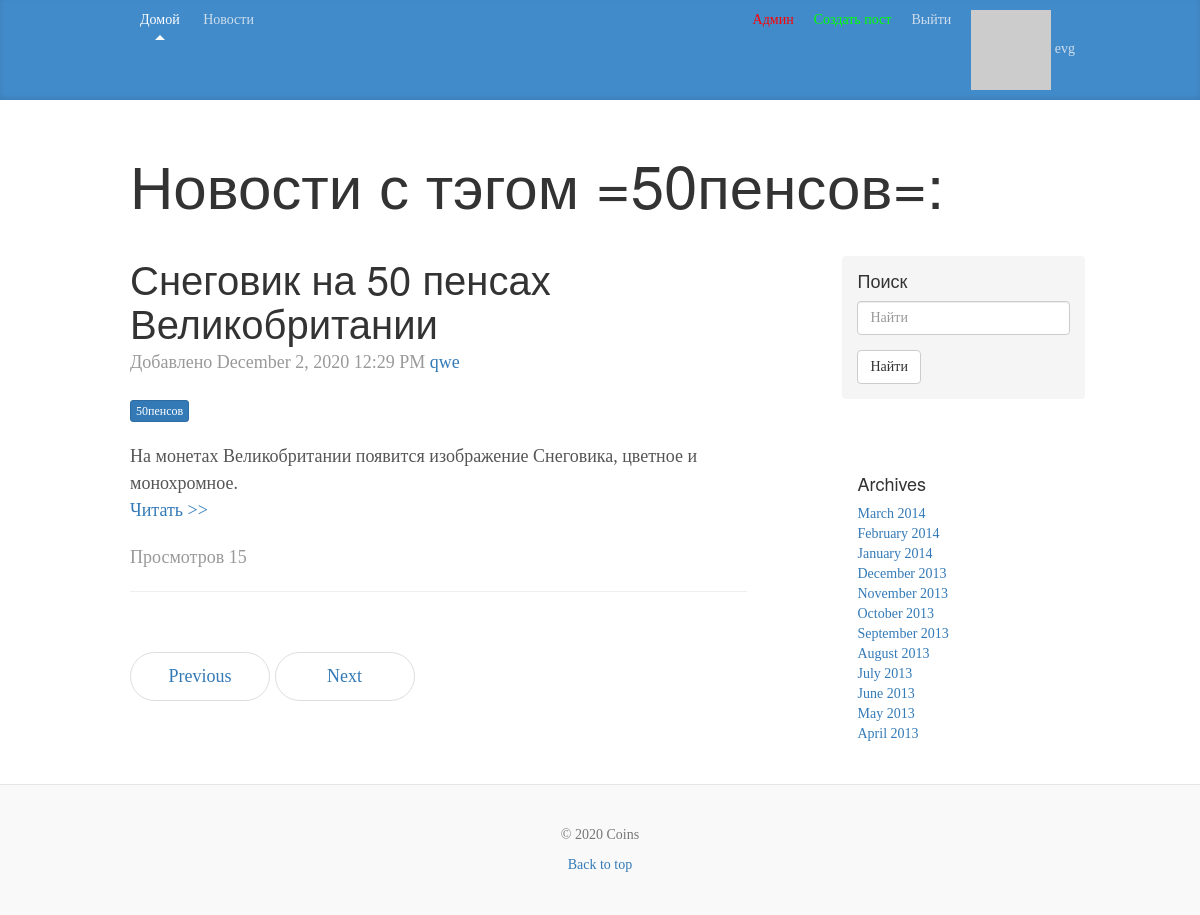
/news_tag/50pensov2020-12-03-08-39-55-361983 (signed in), run on the app's committed database.
### app/models.py (models this page shows, shortened)
class User(db.Model, UserMixin):
    __tablename__ = 'user'
    id = db.Column(db.Integer, primary_key=True)
    email = db.Column(db.String(255), unique=True)
    username = db.Column(db.String(255), unique=True, index=True)
    password_hash = db.Column(db.String(255))
    active = db.Column(db.Boolean())
    confirmed_at = db.Column(db.DateTime())
    name = db.Column(db.String(64))
    location = db.Column(db.String(64))
    member_since = db.Column(db.DateTime(), default=datetime.utcnow)
    about_me = db.Column(db.String(140))
    last_seen = db.Column(db.DateTime, default=datetime.utcnow)
    avatar_hash = db.Column(db.String(32))
    roles = db.relationship('Role', secondary='roles_users', backref=db.backref('users', lazy='dynamic'))
    posts = db.relationship('Post', backref='author', lazy='dynamic')
    img = db.relationship('StorageImg', backref='author', lazy='dynamic')
    @property
    def password(self):
        raise AttributeError('password is not a readable attribute')
    def gravatar(self, size=100, default='identicon', rating='g'):
        url = 'https://secure.gravatar.com/avatar'
        hash = self.avatar_hash or self.gravatar_hash()
        return '{url}/{hash}?s={size}&d={default}&r={rating}'.\
                        format(url=url, hash=hash, size=size, default=default, rating=rating)
    def is_administrator(self):
        for r in self.roles:
            if str(r) == 'admin':
                return True
        return False

class Tag(db.Model):
    __tablename__ = 'tag'
    id = db.Column(db.Integer, primary_key=True)
    name = db.Column(db.String(100))
    slug = db.Column(db.String(100), unique=True)

class Post(db.Model):
    __tablename__ = 'post'
    id = db.Column(db.Integer, primary_key=True)
    title = db.Column(db.String(150))
    slug = db.Column(db.String(140), unique=True)
    pre_body = db.Column(db.Text)
    body = db.Column(db.Text)
    created = db.Column(db.DateTime, index=True, default=datetime.utcnow)
    updated = db.Column(db.DateTime)
    count = db.Column(db.Integer, default=0)
    author_id = db.Column(db.Integer, db.ForeignKey('user.id'))
    tags = db.relationship('Tag', secondary='tags_posts', backref=db.backref('posts', lazy='dynamic'))

### app/posts/controllers.py (the view)
@module.route('/news_tag/<slug>')
def tag_detail(slug):
    tag = Tag.query.filter(Tag.slug == slug).first()
    posts = tag.posts
    return render_template('posts/news_tag.html', posts=posts, tag=tag)

### app/models.py (called while the page is built)
@login_manager.user_loader
def load_user(user_id):
    return User.query.get(int(user_id))

    def __repr__(self):
        return self.name

### app/templates/posts/news_tag.html
{% extends "layout.html" %}
{% block title_post%}Новости с тэгом ={{ tag.name }}=:{% endblock %}
{% block content %}
{% for post in posts%}
<div class="blog-post">
  <h2 class="blog-post-title">{{ post.title }}</h2>
  <p class="blog-post-meta">Добавлено {{ moment(post.created).format('LLL') }}
    <a href="{{ url_for('users.user', username=post.author.username) }}">{{ post.author.username }}</a></p>
  {% if post.tags %}
    <p class="blog-post-meta">
    {% for tag in post.tags %}
    <a class="btn btn-primary btn-xs" href="{{ url_for('posts.tag_detail', slug=tag.slug) }}" role="button">{{ tag.name }}</a>
    {% endfor%}
    </p>
  {% endif %}
  {{ post.pre_body|safe }}
  <p class="blog-post-meta"><a href="{{ url_for('posts.news_detal', slug=post.slug) }}">Читать >></a></p>
  <p class="blog-post-meta">Просмотров {{ post.count }}</p>
  <hr>
</div>
{% endfor %}
<nav>
  <ul class="pager">
    <li><a href="#">Previous</a></li>
    <li><a href="#">Next</a></li>
  </ul>
</nav>
{% endblock %}

### app/templates/layout.html (shortened to what this page needs)
{% extends "bootstrap/base.html" %}
{% import "bootstrap/fixes.html" as fixes %}
{% block head %}
  {{super()}}
{% endblock %}
{% block styles %}
  {{super()}}
  <link href="/static/css/blog.css" rel="stylesheet">
{% endblock %}
{% block body %}
  {% block navbar %}
  <div class="blog-masthead">
    <div class="container">
    <nav class="blog-nav">
            <a class="blog-nav-item active" href="{{ url_for('users.index') }}">Домой</a>
            <a class="blog-nav-item" href="{{ url_for('posts.news') }}">Новости</a>
            {% if current_user.is_authenticated %}
            <a class="blog-nav-item navbar-right" href="{{ url_for('users.user', username=current_user.username) }}">
                  <img src="{{ current_user.gravatar(size=18) }}">
                  {{ current_user.username }}
                </a>
            <a class="blog-nav-item navbar-right" href="{{ url_for('users.logout') }}">Выйти</a>
            {% else %}
            <a class="blog-nav-item navbar-right" href="{{ url_for('users.reg') }}">Регистрация</a>
            <a class="blog-nav-item navbar-right" href="{{ url_for('users.log') }}"><span class="glyphicon glyphicon-log-in"></span>  Войти</a>
            {% endif %}
          {% if current_user.is_authenticated %}
            {% if current_user.is_administrator() or current_user.is_writer() %}
              <a class="blog-nav-item navbar-right" style="color: rgb(0, 255, 0)" href="{{ url_for('posts.create_post') }}">Создать пост</a>
            {% endif %}
          {% endif %}
          {% if current_user.is_authenticated %}
                {% if current_user.is_administrator() %}
              <a class="blog-nav-item navbar-right" style="color: rgb(255, 0, 0)" href="{{ url_for('admin.index') }}">Админ</a>
                {% endif %}
          {% endif %}
    </nav>
  </div>
  </div>
  {% endblock %}
  <div class="container">
    {% import "bootstrap/utils.html" as utils %} {{ utils.flashed_messages(dismissible=True, container=False) }}
    <div class="blog-header">
      <h1 class="blog-title">{% block title_post%}{% endblock %}</h1>
    </div>
    <div class="row">
      <div class="col-sm-8 blog-main">
      {% block content %}{% endblock %}
      </div>
      <div class="col-sm-3 col-sm-offset-1 blog-sidebar">
        <div class="sidebar-module sidebar-module-inset">
          <h4>Поиск</h4>
          <form method='GET' action="{{ url_for('posts.news') }}">
            <div class="form-group">
              <input type="text" class="form-control" placeholder="Найти" name="q" value="{{ request.args.get('q', '') }}">
            </div>
            <button type="submit" class="btn btn-default">Найти</button>
          </form>
        </div>
        <div class="sidebar-module" id="tags">
        </div>
        <div class="sidebar-module">
          <h4>Archives</h4>
          <ol class="list-unstyled">
            <li><a href="#">March 2014</a></li>
            <li><a href="#">February 2014</a></li>
            <li><a href="#">January 2014</a></li>
            <li><a href="#">December 2013</a></li>
            <li><a href="#">November 2013</a></li>
            <li><a href="#">October 2013</a></li>
            <li><a href="#">September 2013</a></li>
            <li><a href="#">August 2013</a></li>
            <li><a href="#">July 2013</a></li>
            <li><a href="#">June 2013</a></li>
            <li><a href="#">May 2013</a></li>
            <li><a href="#">April 2013</a></li>
          </ol>
        </div>
      </div>
    </div>
  </div>
  <footer class="blog-footer">
      <p class="text-muted">&copy; <script type="text/javascript">var mdate = new Date(); document.write(mdate.getFullYear());</script> {{ config.get('APP_NAME')  }} </p>
      <p>
        <a href="#">Back to top</a>
      </p>
  </footer>
{% endblock %}

### app/static/css/blog.css (style rules this page uses)
body { font-family: Georgia, "Times New Roman", Times, serif; color: #555; }
h1, .h1, h2, .h2, h3, .h3, h4, .h4, h5, .h5, h6, .h6 { margin-top: 0; font-family: "Helvetica Neue", Helvetica, Arial, sans-serif; font-weight: normal; color: #333; }
@media (min-width: 1200px) { .container { width: 970px; } }
.blog-masthead { background-color: #428bca; -webkit-box-shadow: inset 0 -2px 5px rgba(0,0,0,.1); box-shadow: inset 0 -2px 5px rgba(0,0,0,.1); }
.blog-nav-item { position: relative; display: inline-block; padding: 10px; font-weight: 500; color: #cdddeb; }
.blog-nav .active { color: #fff; }
.blog-nav .active:after { position: absolute; bottom: 0; left: 50%; width: 0; height: 0; margin-left: -5px; vertical-align: middle; content: " "; border-right: 5px solid transparent; border-bottom: 5px solid; border-left: 5px solid transparent; }
.blog-header { padding-top: 20px; padding-bottom: 20px; }
.blog-title { margin-top: 30px; margin-bottom: 0; font-size: 60px; font-weight: normal; }
.blog-main { font-size: 18px; line-height: 1.5; }
.sidebar-module { padding: 15px; margin: 0 -15px 15px; }
.sidebar-module-inset { padding: 15px; background-color: #f5f5f5; border-radius: 4px; }
.pager { margin-bottom: 60px; text-align: left; }
.pager > li > a { width: 140px; padding: 10px 20px; text-align: center; border-radius: 30px; }
.blog-post { margin-bottom: 60px; }
.blog-post-title { margin-bottom: 5px; font-size: 40px; }
.blog-post-meta { margin-bottom: 20px; color: #999; }
.blog-footer { padding: 40px 0; color: #999; text-align: center; background-color: #f9f9f9; border-top: 1px solid #e5e5e5; }
.blog-footer p:last-child { margin-bottom: 0; }

### data on the page
User: username "evg"
Tag: name "50пенсов"
Post: title "Снеговик на 50 пенсах Великобритании", created "December 2, 2020 12:29 PM", author.username "qwe", pre_body "На монетах Великобритании появится изображение Снеговика, цветное и монохромное.", count "15"

### other printed values
{{ config.get('APP_NAME') }} "Coins"
